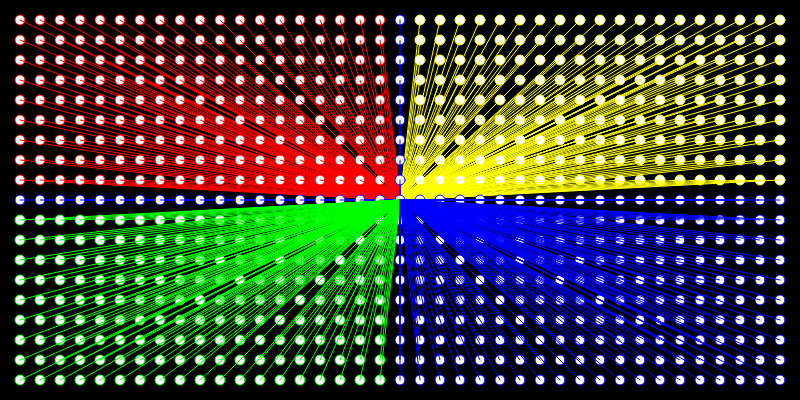
Frame 1 (no input)
Frame 60 (no input): identical to frame 1, image omitted
Frame 120 (the mouse pressed at the canvas centre since frame 60): identical to frame 1, image omitted

The p5.js sketch that drew this single still picture (run headless with seeded random() and noise() and a simulated clock; from frame 60 on, the mouse is pressed at the canvas centre):

// p5.js sketch
// ── sketch.js
function setup() {
  createCanvas(800, 400);
}

function draw() {
  background(0);

  for (var y=20; y<height-10;y+=20){
    for (var x=20; x<width-10;x+=20){
      if (x<width/2 && y<height/2){
        stroke(255,0,0);
      }

      else if (x>width/2 && y<height/2){
        stroke(255,255,0);
      }

      else if (x<width/2 && y>height/2){
        stroke(0,255,0);
      }

      else{
        stroke(0,0,255);
      }
      
      ellipse(x,y,10,10);
      line(x,y,width/2,height/2);
    }
  }
}
